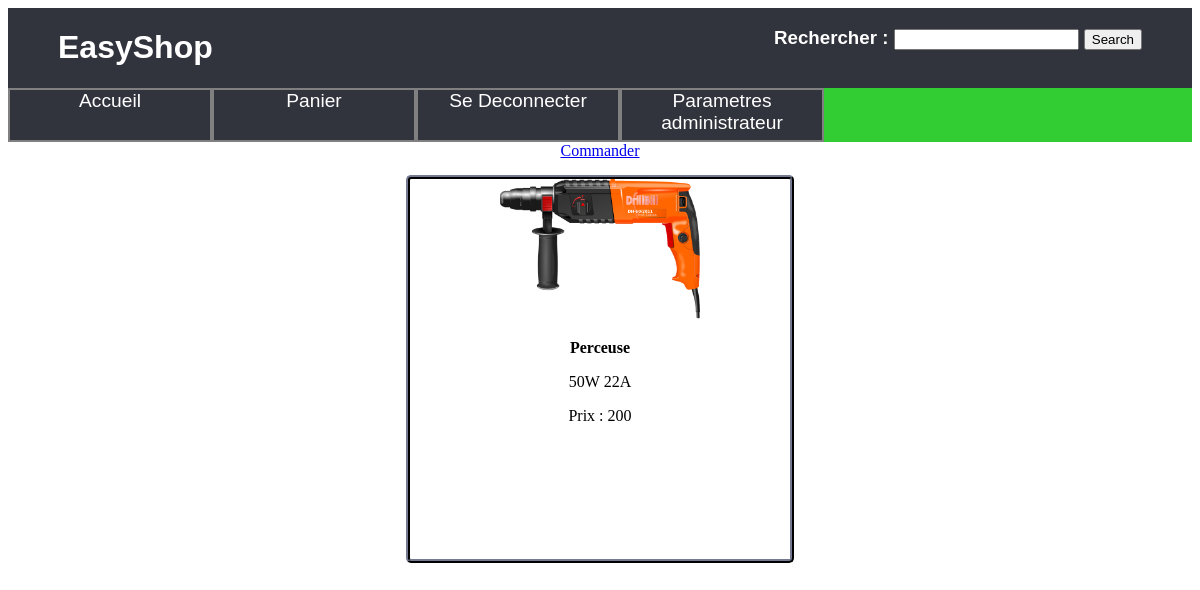
Page /controleur/afficherPanier.ctrl.php (signed in) on the earlier database version.
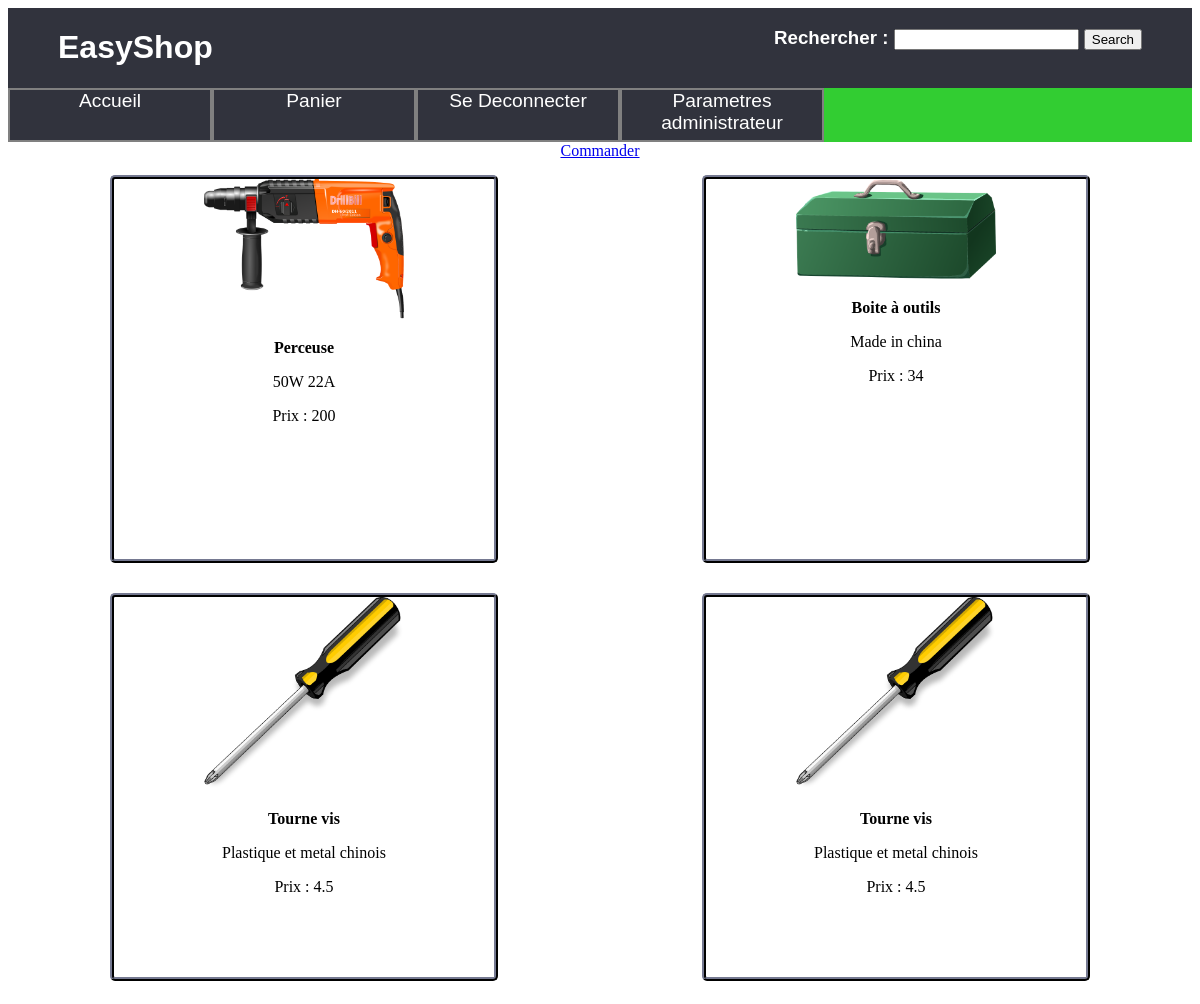
Same page on the later database version.
### tables this page shows
CREATE TABLE panier (
	id varchar(100) PRIMARY KEY,
	quantite INTEGER,
	idClient varchar(100),
	refArticle INTEGER,
	FOREIGN KEY(idClient) REFERENCES clients(id),
	FOREIGN KEY(refArticle) REFERENCES article(ref)
);

CREATE TABLE article (
	ref INTEGER PRIMARY KEY,
	intitulé TEXT,
	categorie INTEGER,
	info TEXT,
    prix float,
	image TEXT,
	reduction float,
	FOREIGN KEY(categorie) REFERENCES categorie(id)

);

### controleur/afficherPanier.ctrl.php (called while the page is built, shortened)
<?php
    include_once('../model/DAO.class.php');
    $GLOBALS['panierClient']= $dao->getPanier($_SESSION['idClient']);
    include('../vue/VuePanier.php');
 ?>

### model/DAO.class.php (called while the page is built, shortened)
<?php
    $dao = new DAO();
    class DAO {
        private $db;
        private $database = 'sqlite:../data/DB.db';
        function __construct() {
            try {
                $this->db= new PDO($this->database);
            } catch(PDOException $e){
                die("erreur de connexion:".$e->getMessage());
            }
        }
        function getArticleSingulier(int $ref): array {
            $req="Select * from article where ref=$ref;";
            $sth=$this->db->query($req);
            $result=$sth->fetchAll(PDO::FETCH_CLASS,'article');
            return $result;
        }
        function getPanier($idClient): array {
            $req="Select * from panier where \"$idClient\"=idClient;";
            $sth=$this->db->query($req);
            $result=$sth->fetchAll(PDO::FETCH_CLASS,'panier');
            return $result;
        }
    }
    ?>

### vue/function.vue.php (the view, shortened to what this page needs)
<?php
function afficherVueArticleSingulierPanier($article): string {
    $result='<img src="../data/img/'.$article->image.'" alt="image correspondant a l\'objet">';
    $result .= '<p><b>'.$article->intitulé.'</b></p>';
    $result .=  '<p>'.$article->info.'</p>';
    if($article->reduction==0){
        $result .=  '<p>Prix : '.$article->prix.'</p>';
    }else{
        $prixCal = $article->prix * (1-($article->reduction/100));
        $result .=  '<p>Prix : '.$prixCal.'</p>';
    }
    return $result;
}
 ?>

### vue/VuePanier.php (shortened to what this page needs)
<!DOCTYPE html>
<?php
require_once('../vue/function.vue.php');
 ?>
<html lang="fr">
  <head>
      <link rel="stylesheet" type="text/css" href="../vue/StylePanier.css">
    </head>
    <body>
        <?php include_once('../vue/VueBandeauSite.php') ?>
        <section>
            <a href="../controleur/commander.ctrl.php"> Commander</a>
        </section>
        <section>
            <?php
                foreach ($GLOBALS["panierClient"] as $value) {
                    echo'<article>';
                      $ref=$value->refArticle;
                      $article=$dao->getArticleSingulier($ref);
                      echo afficherVueArticleSingulierPanier($article[0]);
                    echo'</article>';
                }
            ?>
      </section>
    </body>
</html>

### vue/VueBandeauSite.php
<header>
<div id=conteneur1>
    <h1>EasyShop</h1>
    <h3>
      <form class="" action="resultatRecherche.ctrl.php" method="post">
          <label for="BR">Rechercher : </label>
          <input type="text" id="BR" name="BarreRecherche">
          <input type="submit" value="Search">
      </form>
    </h3>
</div>
 <div id=conteneur2>
      <a href="../controleur/afficherAccueil.ctrl.php">Accueil</a>
 <?php
    if(isset($_SESSION["idClient"])){
        echo '<a href="../controleur/afficherPanier.ctrl.php?"> Panier</a>';
        echo '<a href="../controleur/seDeconnecter.ctrl.php">Se Deconnecter</a>';
        if($_SESSION['administrateur']){
            echo '<a href="../controleur/afficherParametreAdmin.ctrl.php">Parametres administrateur</a>';
        }
    }else{
        echo'<a href="../controleur/afficherSIndentifier.ctrl.php"> Identifiez-vous ! </a>';
        echo'<a href="../controleur/seCreerUnCompte.ctrl.php"> Se Creer Un Compte ! </a>';
    }
?>
</div>
</header>

### vue/StylePanier.css (style rules this page uses)
img { max-width: 200px; height: auto; }
article { text-align: center; }
h1 { color : white; }
h3 { color: white; }
#conteneur1 { display: flex; background-color: #31333D; justify-content: space-between; padding-left: 50px; padding-right: 50px; font-family: sans-serif; }
#conteneur2 { display: flex; flex-wrap: nowrap; background-color: #32CD32; color : #31333D; }
#conteneur2>a { width: 200px; height: 50px; text-decoration: none; color: white; background-color: #31333D; border : 2px solid grey; display: block; font-size: 120%; text-align: center; font-family: sans-serif; }
section { display: flex; flex-wrap: wrap; justify-content: space-around; }
section>article { margin : 15px; width: 380px; height: 380px; border: solid 4px #31333D; border-radius: 5px; border-style: ridge; }

Differences in the rows shown:
added panier: refArticle.image (picture), refArticle.intitulé "Boite à outils", refArticle.info "Made in china", refArticle.reduction "34"
added panier: refArticle.image (picture), refArticle.intitulé "Tourne vis", refArticle.info "Plastique et metal chinois", refArticle.reduction "4.5"
added panier: refArticle.image (picture), refArticle.intitulé "Tourne vis", refArticle.info "Plastique et metal chinois", refArticle.reduction "4.5"
